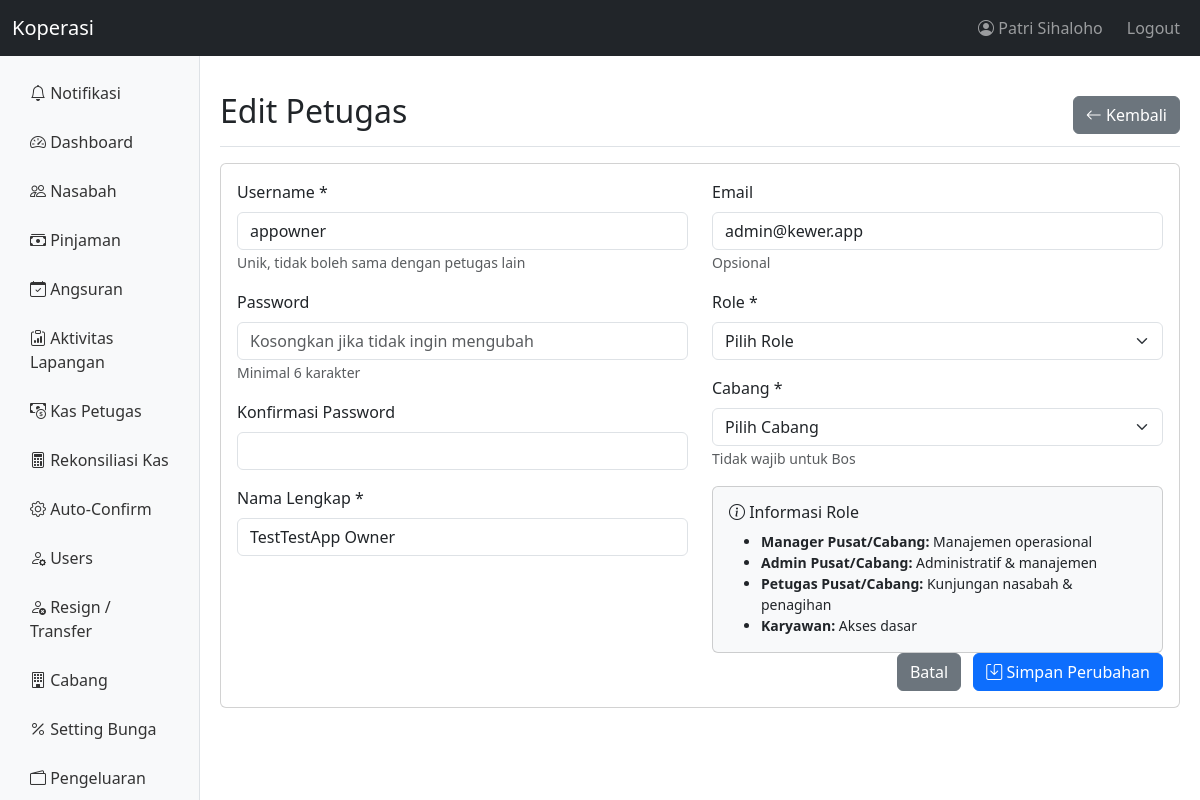
Page /pages/petugas/edit.php?id=25 (signed in) on the earlier database version.
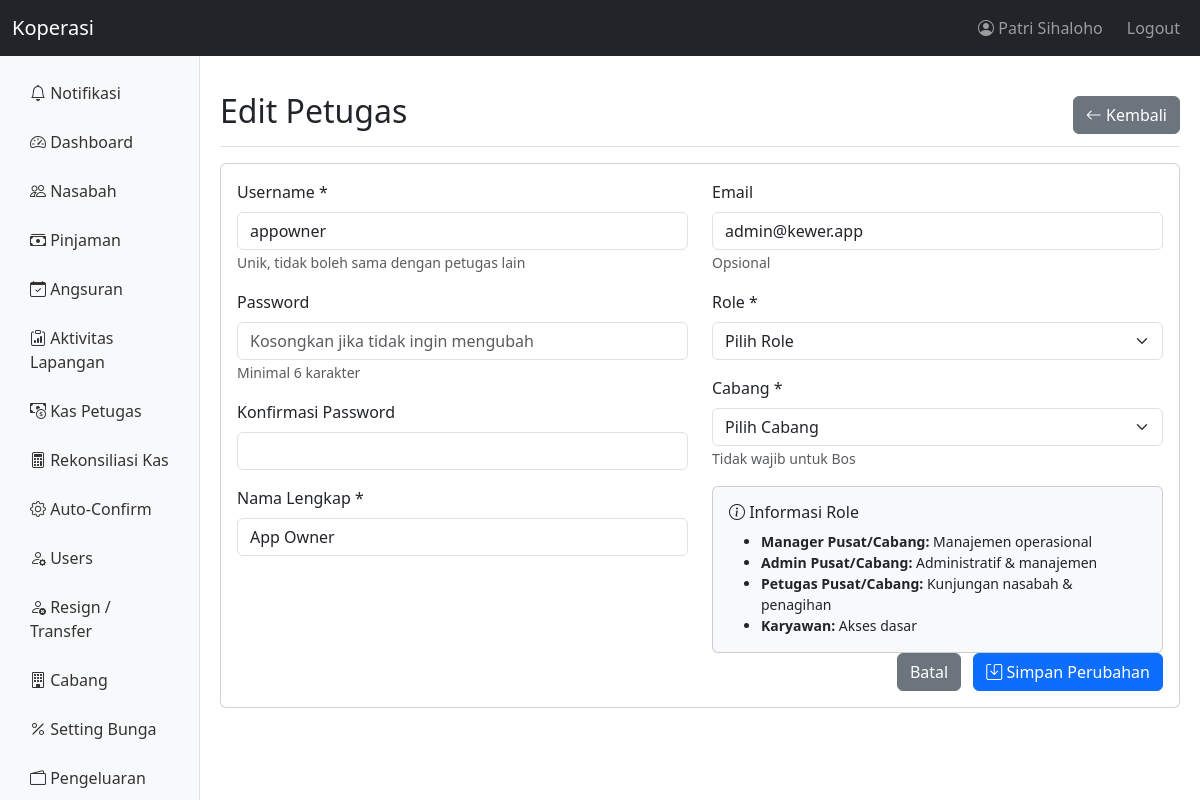
Same page on the later database version.
### tables this page shows
CREATE TABLE `users` (
  `id` int(11) NOT NULL AUTO_INCREMENT,
  `username` varchar(50) NOT NULL,
  `password` varchar(255) NOT NULL,
  `nama` varchar(100) NOT NULL,
  `ktp` varchar(16) DEFAULT NULL COMMENT 'NIK KTP - identitas global via db_orang',
  `email` varchar(100) DEFAULT NULL,
  `telp` varchar(20) DEFAULT NULL,
  `role` varchar(50) NOT NULL DEFAULT 'teller',
  `owner_bos_id` int(10) unsigned DEFAULT NULL,
  `cabang_id` int(11) DEFAULT NULL,
  `derived_permissions` longtext DEFAULT NULL CHECK (json_valid(`derived_permissions`)),
  `status` enum('aktif','nonaktif') NOT NULL DEFAULT 'aktif',
  `created_at` timestamp NOT NULL DEFAULT current_timestamp(),
  `updated_at` timestamp NOT NULL DEFAULT current_timestamp() ON UPDATE current_timestamp(),
  `limit_kasbon` decimal(12,0) DEFAULT 0,
  `gaji` decimal(12,0) DEFAULT 0,
  `tanggal_lahir` date DEFAULT NULL,
  `tanggal_masuk` date DEFAULT NULL,
  `db_orang_person_id` int(11) DEFAULT NULL,
  `totp_secret` varchar(64) DEFAULT NULL,
  `totp_enabled` tinyint(1) DEFAULT 0,
  `totp_verified_at` timestamp NULL DEFAULT NULL,
  `phone_2fa` varchar(20) DEFAULT NULL,
  PRIMARY KEY (`id`),
  UNIQUE KEY `username` (`username`),
  KEY `idx_owner_bos_id` (`owner_bos_id`),
  KEY `idx_db_orang_person` (`db_orang_person_id`),
  KEY `idx_users_ktp` (`ktp`),
  KEY `idx_users_cabang` (`cabang_id`),
  KEY `idx_users_owner_bos` (`owner_bos_id`),
  KEY `idx_users_role_status` (`role`,`status`),
  KEY `idx_users_id` (`id`),
  CONSTRAINT `fk_users_cabang` FOREIGN KEY (`cabang_id`) REFERENCES `cabang` (`id`) ON DELETE SET NULL ON UPDATE CASCADE,
  CONSTRAINT `fk_users_db_orang_person` FOREIGN KEY (`db_orang_person_id`) REFERENCES `db_orang`.`people` (`id`) ON DELETE SET NULL ON UPDATE CASCADE
);

### config/database.php (called while the page is built, shortened)
<?php
$mysql_socket = PHP_OS === 'WINNT' ? null : '/opt/lampp/var/mysql/mysql.sock';
$conn = new mysqli(DB_KEWER_HOST, DB_KEWER_USER, DB_KEWER_PASS, DB_KEWER_NAME, 3306, $mysql_socket);
$conn->set_charset("utf8mb4");
function query($sql, $params = []) {
    global $conn;
    $sql_trimmed = strtoupper(ltrim($sql));
    if (empty($params)) {
        $result = mysqli_query($conn, $sql);
        if (strpos($sql_trimmed, 'SELECT') === 0) {
            $data = [];
            while ($row = mysqli_fetch_assoc($result)) {
                $data[] = $row;
            }
            return $data;
        }
        return mysqli_affected_rows($conn);
    }
    $stmt = $conn->prepare($sql);
    $types = str_repeat('s', count($params));
    $stmt->bind_param($types, ...$params);
    $stmt->execute();
    if (strpos($sql_trimmed, 'SELECT') === 0) {
        $result = $stmt->get_result();
        $data = [];
        while ($row = $result->fetch_assoc()) {
            $data[] = $row;
        }
        return $data;
    }
    return $stmt->affected_rows;
}

### pages/petugas/edit.php (the view, shortened to what the changed rows need)
<?php
require_once BASE_PATH . '/includes/functions.php';
require_once BASE_PATH . '/config/database.php';
$id = $_GET['id'];
$petugas = query("SELECT * FROM users WHERE id = ?", [$id]);
$petugas = $petugas[0];
?>
<!DOCTYPE html>
<html lang="id">
<head>
    <link href="https://cdn.jsdelivr.net/npm/bootstrap@5.3.0/dist/css/bootstrap.min.css" rel="stylesheet">
    <link href="https://cdn.jsdelivr.net/npm/bootstrap-icons@1.10.0/font/bootstrap-icons.css" rel="stylesheet">
</head>
<body>
    <div class="main-container">
        <main class="content-area">
                <div class="d-flex justify-content-between flex-wrap flex-md-nowrap align-items-center pt-3 pb-2 mb-3 border-bottom">
                    <h1 class="h2">Edit Petugas</h1>
                </div>
                <div class="card">
                    <div class="card-body">
                        <form method="POST">
                            <div class="row">
                                <div class="col-md-6">
                                    <div class="mb-3">
                                        <label class="form-label">Username *</label>
                                        <input type="text" name="username" class="form-control" value="<?php echo $petugas['username']; ?>" required>
                                        <small class="form-text">Unik, tidak boleh sama dengan petugas lain</small>
                                    </div>
                                    <div class="mb-3">
                                        <label class="form-label">Nama Lengkap *</label>
                                        <input type="text" name="nama" class="form-control" value="<?php echo $petugas['nama']; ?>" required>
                                    </div>
                                </div>
                                <div class="col-md-6">
                                    <div class="mb-3">
                                        <label class="form-label">Email</label>
                                        <input type="email" name="email" class="form-control" value="<?php echo $petugas['email']; ?>">
                                        <small class="form-text">Opsional</small>
                                    </div>
                                </div>
                            </div>
                        </form>
                    </div>
                </div>
            </main>
        </div>
</body>
</html>

Differences in the rows shown:
changed users "appowner": nama "TestTestApp Owner" → "App Owner"
